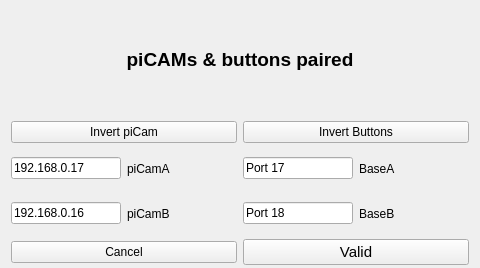
<?xml version="1.0" encoding="UTF-8"?>
<ui version="4.0">
 <class>WPicamPair</class>
 <widget class="QWidget" name="WPicamPair">
  <property name="geometry">
   <rect>
    <x>0</x>
    <y>0</y>
    <width>480</width>
    <height>268</height>
   </rect>
  </property>
  <property name="sizePolicy">
   <sizepolicy hsizetype="Preferred" vsizetype="Preferred">
    <horstretch>0</horstretch>
    <verstretch>0</verstretch>
   </sizepolicy>
  </property>
  <property name="windowTitle">
   <string>Form</string>
  </property>
  <layout class="QGridLayout" name="gridLayout">
   <property name="topMargin">
    <number>3</number>
   </property>
   <property name="bottomMargin">
    <number>3</number>
   </property>
   <property name="verticalSpacing">
    <number>6</number>
   </property>
   <item row="0" column="0">
    <layout class="QVBoxLayout" name="verticalLayout">
     <item>
      <layout class="QHBoxLayout" name="horizontalLayout_2">
       <item>
        <widget class="QLabel" name="label">
         <property name="font">
          <font>
           <pointsize>14</pointsize>
           <weight>75</weight>
           <bold>true</bold>
          </font>
         </property>
         <property name="text">
          <string>piCAMs &amp; buttons paired</string>
         </property>
         <property name="alignment">
          <set>Qt::AlignCenter</set>
         </property>
        </widget>
       </item>
      </layout>
     </item>
     <item>
      <layout class="QGridLayout" name="gridLayout_2">
       <item row="3" column="0">
        <layout class="QHBoxLayout" name="horizontalLayout_6">
         <item>
          <widget class="QLineEdit" name="picamB">
           <property name="sizePolicy">
            <sizepolicy hsizetype="Minimum" vsizetype="Fixed">
             <horstretch>0</horstretch>
             <verstretch>0</verstretch>
            </sizepolicy>
           </property>
           <property name="minimumSize">
            <size>
             <width>0</width>
             <height>0</height>
            </size>
           </property>
           <property name="maximumSize">
            <size>
             <width>16777215</width>
             <height>16777215</height>
            </size>
           </property>
           <property name="text">
            <string>192.168.0.16</string>
           </property>
          </widget>
         </item>
         <item>
          <widget class="QLabel" name="label_4">
           <property name="text">
            <string>piCamB</string>
           </property>
          </widget>
         </item>
        </layout>
       </item>
       <item row="1" column="0">
        <widget class="QPushButton" name="btn_invertpicam">
         <property name="text">
          <string>Invert piCam</string>
         </property>
        </widget>
       </item>
       <item row="2" column="0">
        <layout class="QHBoxLayout" name="horizontalLayout_7">
         <item>
          <widget class="QLineEdit" name="picamA">
           <property name="sizePolicy">
            <sizepolicy hsizetype="Minimum" vsizetype="Fixed">
             <horstretch>0</horstretch>
             <verstretch>0</verstretch>
            </sizepolicy>
           </property>
           <property name="minimumSize">
            <size>
             <width>0</width>
             <height>0</height>
            </size>
           </property>
           <property name="maximumSize">
            <size>
             <width>16777215</width>
             <height>16777215</height>
            </size>
           </property>
           <property name="text">
            <string>192.168.0.17</string>
           </property>
          </widget>
         </item>
         <item>
          <widget class="QLabel" name="label_5">
           <property name="text">
            <string>piCamA</string>
           </property>
          </widget>
         </item>
        </layout>
       </item>
       <item row="1" column="1">
        <widget class="QPushButton" name="btn_invert_bases">
         <property name="text">
          <string>Invert Buttons</string>
         </property>
        </widget>
       </item>
       <item row="2" column="1">
        <layout class="QHBoxLayout" name="horizontalLayout_8">
         <item>
          <widget class="QLineEdit" name="baseA">
           <property name="sizePolicy">
            <sizepolicy hsizetype="Minimum" vsizetype="Fixed">
             <horstretch>0</horstretch>
             <verstretch>0</verstretch>
            </sizepolicy>
           </property>
           <property name="minimumSize">
            <size>
             <width>0</width>
             <height>0</height>
            </size>
           </property>
           <property name="maximumSize">
            <size>
             <width>16777215</width>
             <height>16777215</height>
            </size>
           </property>
           <property name="text">
            <string>Port 17</string>
           </property>
          </widget>
         </item>
         <item>
          <widget class="QLabel" name="label_6">
           <property name="text">
            <string>BaseA</string>
           </property>
          </widget>
         </item>
        </layout>
       </item>
       <item row="3" column="1">
        <layout class="QHBoxLayout" name="horizontalLayout_9">
         <item>
          <widget class="QLineEdit" name="baseB">
           <property name="sizePolicy">
            <sizepolicy hsizetype="Minimum" vsizetype="Fixed">
             <horstretch>0</horstretch>
             <verstretch>0</verstretch>
            </sizepolicy>
           </property>
           <property name="minimumSize">
            <size>
             <width>0</width>
             <height>0</height>
            </size>
           </property>
           <property name="maximumSize">
            <size>
             <width>16777215</width>
             <height>16777215</height>
            </size>
           </property>
           <property name="text">
            <string>Port 18</string>
           </property>
          </widget>
         </item>
         <item>
          <widget class="QLabel" name="label_7">
           <property name="text">
            <string>BaseB</string>
           </property>
          </widget>
         </item>
        </layout>
       </item>
      </layout>
     </item>
     <item>
      <layout class="QHBoxLayout" name="horizontalLayout">
       <item>
        <widget class="QPushButton" name="btn_cancel">
         <property name="text">
          <string>Cancel</string>
         </property>
        </widget>
       </item>
       <item>
        <widget class="QPushButton" name="btn_valid">
         <property name="font">
          <font>
           <pointsize>11</pointsize>
          </font>
         </property>
         <property name="text">
          <string>Valid</string>
         </property>
        </widget>
       </item>
      </layout>
     </item>
    </layout>
   </item>
  </layout>
 </widget>
 <tabstops>
  <tabstop>btn_invertpicam</tabstop>
  <tabstop>btn_invert_bases</tabstop>
  <tabstop>picamA</tabstop>
  <tabstop>baseA</tabstop>
  <tabstop>picamB</tabstop>
  <tabstop>baseB</tabstop>
  <tabstop>btn_cancel</tabstop>
  <tabstop>btn_valid</tabstop>
 </tabstops>
 <resources/>
 <connections/>
</ui>
